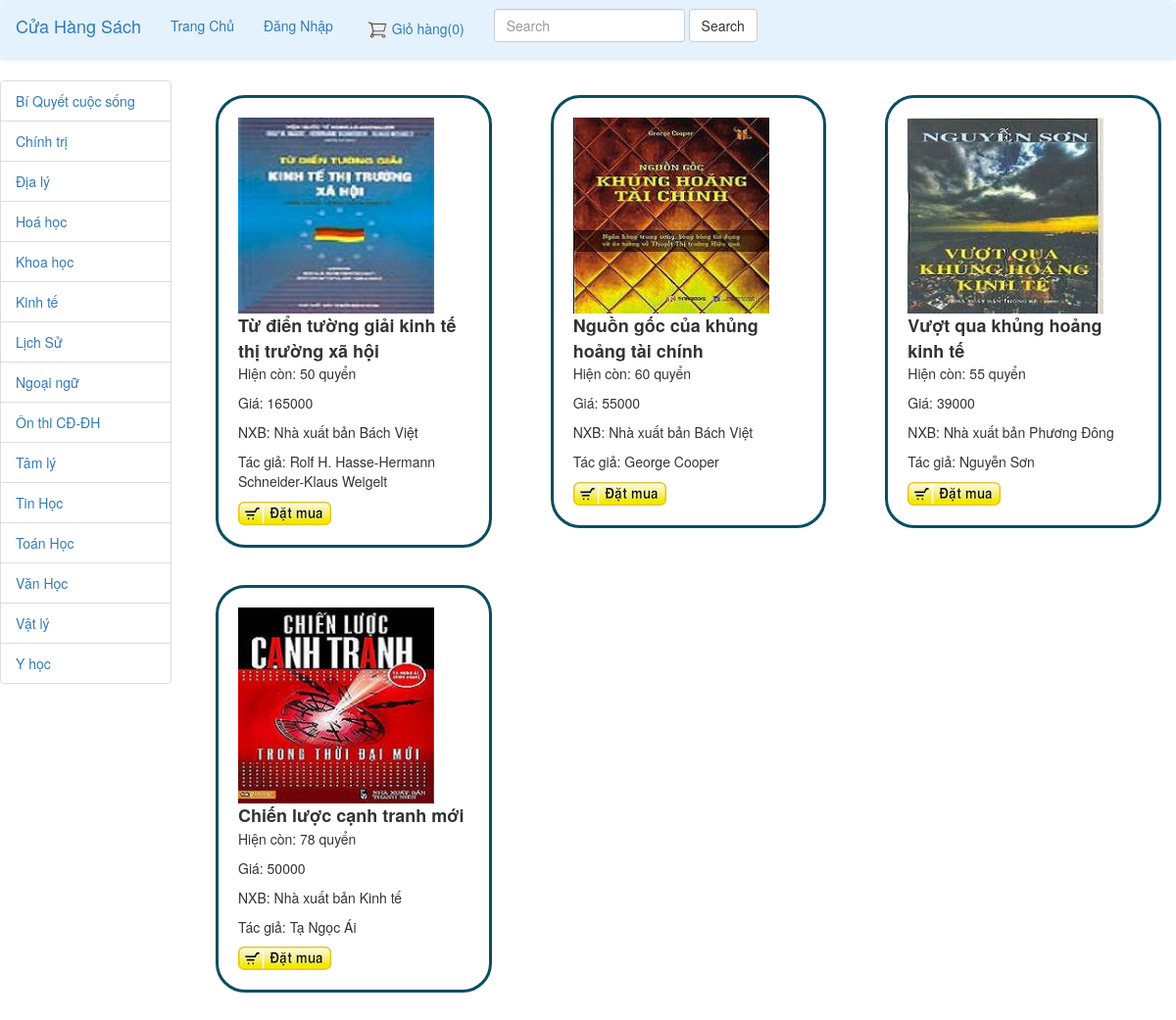
/index.php?p=1&ml=6, run on the app's committed database.
### tables this page shows
CREATE TABLE IF NOT EXISTS `loaisach` (
`MaLoaiSach` int(11) NOT NULL,
  `TenLoaiSach` varchar(100) NOT NULL
);

CREATE TABLE IF NOT EXISTS `sach` (
`MaSach` int(11) NOT NULL,
  `TenSach` varchar(500) NOT NULL,
  `MaLoaiSach` int(11) NOT NULL,
  `SoLuong` int(11) NOT NULL,
  `Gia` bigint(20) NOT NULL,
  `NhaXuatBan` varchar(100) NOT NULL,
  `TacGia` varchar(100) NOT NULL,
  `image` varchar(50) NOT NULL
);

### dao/loaisachdao.php (called while the page is built, shortened)
<?php include './bean/loaisachbean.php';?>
<?php
class loaisachdao {
    public function getLoaiSach(){
        $arr= array();
        $conn= mysqli_connect("localhost:3305", "root", "", "qlsach");
        mysqli_set_charset($conn, 'UTF8');
        $sql="select * from loaisach";
        $result = $conn->query($sql);
        if ($result->num_rows > 0) {
            while ($row = $result->fetch_assoc()) {
                $loaiSach= new loaisachbean($row["MaLoaiSach"], $row["TenLoaiSach"]);
                $arr[]=$loaiSach;
            }
        }
        return $arr;
    }
}
?>

### bo/loaisachbo.php (called while the page is built, shortened)
<?php
include './dao/loaisachdao.php';
class loaisachbo {
    public function getLoaiSach() {
        $lsdao = new loaiSachdao();
        $this->listlsach=$lsdao->getLoaiSach();
        return $this->listlsach;
    }
}

### bean/loaisachbean.php (called while the page is built, shortened)
<?php
class loaisachbean {
    function __construct($maLoaiSach, $tenLoaiSach) {
        $this->maLoaiSach = $maLoaiSach;
        $this->tenLoaiSach = $tenLoaiSach;
    }
}

### bo/sachbo.php (called while the page is built, shortened)
<?php
include './dao/sachdao.php';
?>
<?php
class sachbo {
    var $listSach;
    public function __construct() {
        $this->listSach = array();
    }
    public function getSach() {
        $sachdao = new sachdao();
        $this->listSach = $sachdao->getSach();
        return $this->listSach;
    }
    public function getSachTheoMa($maLoai) {
        $listSachTam = array();
        foreach ($this->listSach as $value) {
            if ($value->maLoaiSach === $maLoai) {
                $listSachTam[] = $value;
            }
        }
        return $listSachTam;
    }
}

### dao/sachdao.php (called while the page is built, shortened)
<?php include './bean/sachbean.php'; ?>
<?php
class sachdao {
    public function getSach() {
        $arr = array();
        $conn = mysqli_connect("localhost:3305", "root", "", "qlsach");
        mysqli_set_charset($conn, 'UTF8');
        $sql = "select * from sach";
        $result = $conn->query($sql);
        if ($result->num_rows > 0) {
            while ($row = $result->fetch_assoc()) {
                $sach = new sachbean($row["MaSach"], $row["TenSach"], $row["MaLoaiSach"], $row["SoLuong"], $row["Gia"], $row["NhaXuatBan"], $row["TacGia"], $row["image"]);
                $arr[] = $sach;
            }
        }
        return $arr;
    }
}

### bean/sachbean.php (called while the page is built, shortened)
<?php
class sachbean {
    function __construct($maSach, $tenSach, $maLoaiSach, $soLuong, $gia, $nhaXuatBan, $tacGia, $image) {
        $this->maSach = $maSach;
        $this->tenSach = $tenSach;
        $this->maLoaiSach = $maLoaiSach;
        $this->soLuong = $soLuong;
        $this->gia = $gia;
        $this->nhaXuatBan = $nhaXuatBan;
        $this->tacGia = $tacGia;
        $this->image = $image;
    }
}

### blocks/listLoai.php (the view)
<?php
    $loaibo = new loaisachbo();
    $lis=$loaibo->getLoaiSach();
    ?>
<ul class="list-group">
    <?php
    foreach ($lis as $key=>$value) {?>
    <li class="list-group-item"><a href=<?php echo("index.php?p=1&ml="."$value->maLoaiSach")?>><?php echo $value->tenLoaiSach?></a></li>
<?php
}
?>
</ul>

### pages/HienThiSach.php (shortened to what this page needs)
<?php
if($_SERVER["REQUEST_METHOD"] == "GET"&&isset($_GET["ml"]))
{
    $maLoai = $_GET["ml"];
    $sachbo = new sachbo();
    $sachbo->getSach();
    $listSach=$sachbo->getSachTheoMa($maLoai);
}
 else {
     $sachbo = new sachbo();
     $listSach=$sachbo->getSach();
}
?>
<?php if($listSach!==null){?>
<div class="row">
        <?php
        foreach ($listSach as $value) {
            ?>
    <div class="col-lg-4" style="height: 500px">
        <div class="bor-image">
                <img src="<?php echo $value->image ?>" width="200px" height="200px" border-radius="30px"><br>
        <b style="font-size: 18px"><?php echo $value->tenSach ; ?></b>
        <p >Hiện còn: <?php  echo $value->soLuong ;?> quyển </p>
        <p >Giá: <?php echo $value->gia ; ?> </p>
        <p >NXB: <?php echo $value->nhaXuatBan ; ?> </p>
        <p >Tác giả: <?php echo $value->tacGia ; ?> </p>
        <a href="index.php?p=3&masach=<?php echo $value->maSach?>"><img src="image/buynow.jpg"><br></a>
        </div>
    </div>
        <?php
        }
        ?>
</div>
<?php
}
?>

### pages/HienThiSach.php (style rules this page uses)
.bor-image { margin: 15px; border: 3px solid #094f5f; padding: 20px; border-radius: 30px; }

### data on the page
loaisach: TenLoaiSach "Bí Quyết cuộc sống"
loaisach: TenLoaiSach "Chính trị"
loaisach: TenLoaiSach "Địa lý"
loaisach: TenLoaiSach "Hoá học"
loaisach: TenLoaiSach "Khoa học"
loaisach: TenLoaiSach "Kinh tế"
loaisach: TenLoaiSach "Lịch Sử"
loaisach: TenLoaiSach "Ngoại ngữ"
loaisach: TenLoaiSach "Ôn thi CĐ-ĐH"
loaisach: TenLoaiSach "Tâm lý"
loaisach: TenLoaiSach "Tin Học"
loaisach: TenLoaiSach "Toán Học"
loaisach: TenLoaiSach "Văn Học"
loaisach: TenLoaiSach "Vật lý"
loaisach: TenLoaiSach "Y học"
sach: image (picture), TenSach "Từ điển tường giải kinh tế thị trường xã hội", SoLuong "50", Gia "165000", NhaXuatBan "Nhà xuất bản Bách Việt", TacGia "Rolf H. Hasse-Hermann Schneider-Klaus Weigelt"
sach: image (picture), TenSach "Nguồn gốc của khủng hoảng tài chính", SoLuong "60", Gia "55000", NhaXuatBan "Nhà xuất bản Bách Việt", TacGia "George Cooper"
sach: image (picture), TenSach "Vượt qua khủng hoảng kinh tế", SoLuong "55", Gia "39000", NhaXuatBan "Nhà xuất bản Phương Đông", TacGia "Nguyễn Sơn"
sach: image (picture), TenSach "Chiến lược cạnh tranh mới", SoLuong "78", Gia "50000", NhaXuatBan "Nhà xuất bản Kinh tế", TacGia "Tạ Ngọc Ái"

### other printed values
$count "0"
